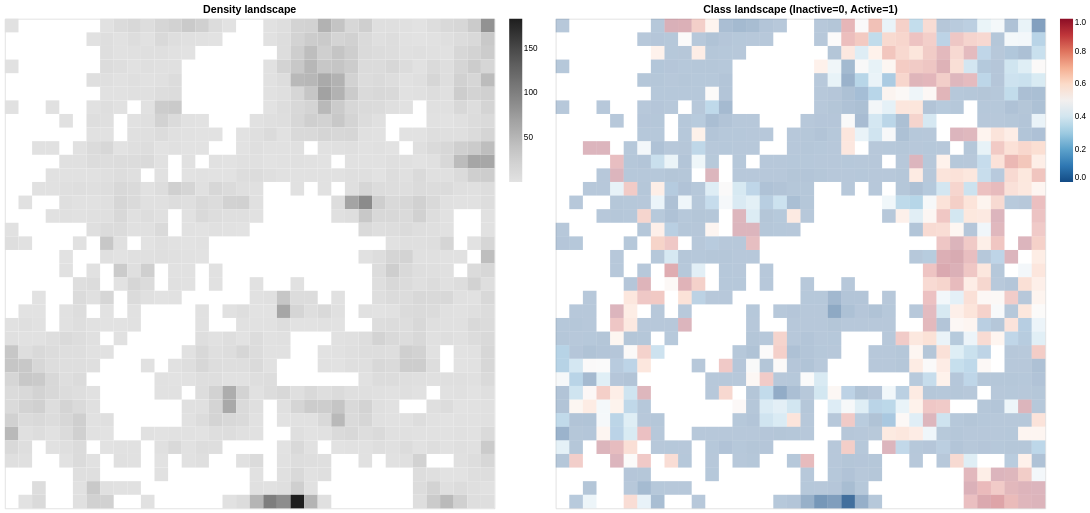

Notebook cell for this chart:
### Markdown cell above
### To get more details, we can plot the same densities, but using altair

### Code cell
from chemographykit.plots.altair_landscapes import altair_discrete_class_landscape

source_alt = density_to_table(
    density=density,
    node_threshold=0.1
)
source_alt_class = class_density_to_table(
    density=density,
    class_density=class_density,
    class_prob=class_prob,
    class_name=classes_str,
    normalized=True,
    node_threshold=0.1
    #output_csv_file="data/cdk4_gtm_class.csv"
)

chart_density = altair_discrete_density_landscape(source_alt, title='Density landscape')
chart_density.properties(
    width=400, 
    height=400,
).configure_legend(
    labelFontSize=20,
    gradientVerticalMaxLength=600,
    gradientThickness=30,
    tickCount=6
)

chart_class = altair_discrete_class_landscape(source_alt_class, title=f'Class landscape (Inactive=0, Active=1)',
    first_class_density_column_name=classes_str[0]+"_norm_density",
    first_class_prob_column_name=classes_str[0]+"_norm_prob",
    second_class_density_column_name=classes_str[1]+"_norm_density",
    second_class_prob_column_name=classes_str[1]+"_norm_prob",
    use_density=True, 
    colorset='redblue',
    reverse=True
).properties(
    width=600, 
    height=600,
)

combined_chart = (
    chart_density.properties(width=600, height=600) | chart_class.properties(width=600, height=600)
).resolve_scale(
    x='independent',
    y='independent',
    color='independent'
)

combined_chart

### Figure 1 — Vega-Lite specification as saved in the notebook (floating-point values rounded to 4 significant figures; data arrays with more than 128 entries replaced by an {"elided": "..."} marker saying what was removed)
{"config": {"view": {"continuousWidth": 300, "continuousHeight": 300}}, "hconcat": [{"data": {"name": "data-e9081fffb70758b95d706de7999d52ff"}, "mark": {"type": "rect"}, "encoding": {"color": {"field": "filtered_density", "scale": {"scheme": {"name": "greys"}}, "title": null, "type": "quantitative"}, "tooltip": [{"field": "nodes", "title": "Node", "type": "quantitative"}, {"field": "density", "title": "Density", "type": "quantitative"}], "x": {"axis": null, "field": "x", "scale": {"domain": [1, 2, 3, 4, 5, 6, 7, 8, 9, 10, 11, 12, 13, 14, 15, 16, 17, 18, 19, 20, 21, 22, 23, 24, 25, 26, 27, 28, 29, 30, 31, 32, 33, 34, 35, 36]}, "title": null, "type": "ordinal"}, "y": {"axis": null, "field": "y", "scale": {"domain": [1, 2, 3, 4, 5, 6, 7, 8, 9, 10, 11, 12, 13, 14, 15, 16, 17, 18, 19, 20, 21, 22, 23, 24, 25, 26, 27, 28, 29, 30, 31, 32, 33, 34, 35, 36]}, "title": null, "type": "ordinal"}}, "height": 600, "title": "Density landscape", "width": 600}, {"data": {"name": "data-46ab2054d143ea1a1263399b95a51ebd"}, "mark": {"type": "rect"}, "encoding": {"color": {"field": "2_norm_prob", "legend": {}, "scale": {"domain": [0, 1], "reverse": true, "scheme": {"name": "redblue"}}, "title": null, "type": "quantitative"}, "opacity": {"field": "density", "legend": null, "title": null, "type": "quantitative"}, "tooltip": [{"field": "nodes", "title": "Node", "type": "quantitative"}, {"field": "density", "title": "Density", "type": "quantitative"}, {"field": "1_norm_prob", "title": "Inactive prob", "type": "quantitative"}, {"field": "2_norm_prob", "title": "Active prob", "type": "quantitative"}, {"field": "1_norm_density", "title": "Inactive density", "type": "quantitative"}, {"field": "2_norm_density", "title": "Active density", "type": "quantitative"}], "x": {"axis": null, "field": "x", "scale": {"domain": [1, 2, 3, 4, 5, 6, 7, 8, 9, 10, 11, 12, 13, 14, 15, 16, 17, 18, 19, 20, 21, 22, 23, 24, 25, 26, 27, 28, 29, 30, 31, 32, 33, 34, 35, 36]}, "title": null, "type": "ordinal"}, "y": {"axis": null, "field": "y", "scale": {"domain": [1, 2, 3, 4, 5, 6, 7, 8, 9, 10, 11, 12, 13, 14, 15, 16, 17, 18, 19, 20, 21, 22, 23, 24, 25, 26, 27, 28, 29, 30, 31, 32, 33, 34, 35, 36]}, "title": null, "type": "ordinal"}}, "height": 600, "title": "Class landscape (Inactive=0, Active=1)", "width": 600}], "resolve": {"scale": {"color": "independent", "x": "independent", "y": "independent"}}, "$schema": "https://vega.github.io/schema/vega-lite/v6.1.0.json", "datasets": {"data-e9081fffb70758b95d706de7999d52ff": {"elided": "1296 records"}, "data-46ab2054d143ea1a1263399b95a51ebd": {"elided": "1296 records"}}}
